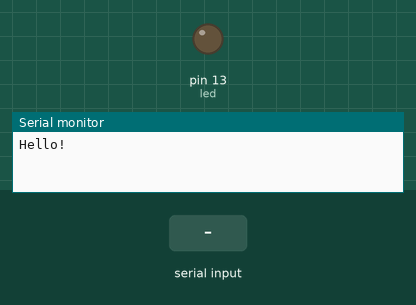
The sketch below on a simulated Arduino Uno, built with avr-gcc and run on an emulated ATmega328P. Shown: output pins drawn as LEDs (lit = HIGH), the last lines printed to the serial monitor. Inputs (shaded band) come from the test bench.

Above: at 1.2 s.
1.3 s: "ping." received over Serial
At 1.9 s:
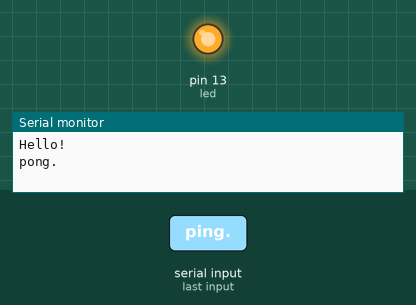
Timing chart, 0 to 4.3 s (numbered marks = the images above; inputs shaded):
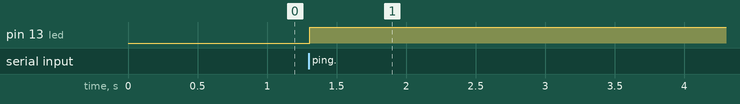

Measured:
- after the input at 1.3 s, pin 13 (led): LOW → HIGH at once

The sketch:

pong.ino
```cpp
String inputString = "";
boolean stringComplete = false;

int led = 13;
boolean value = LOW;

void setup() {
  pinMode(led, OUTPUT);
  Serial.begin(9600);
  inputString.reserve(200);
  Serial.println("Hello!");
}

void loop() {
  digitalWrite(led, value);

  if (stringComplete) {

    if(inputString=="ping.") {
      value = !value;
      Serial.println("pong.");
    }

    inputString = "";
    stringComplete = false;
  }
}

/*
 This routine is run between each
 time loop() runs,
 so using delay inside loop
 can delay response.
 */
void serialEvent() {
  while (Serial.available()) {
    char inChar = (char)Serial.read();

    inputString += inChar;
    if (inChar == '.') {
      stringComplete = true;
    }
  }
}
```
